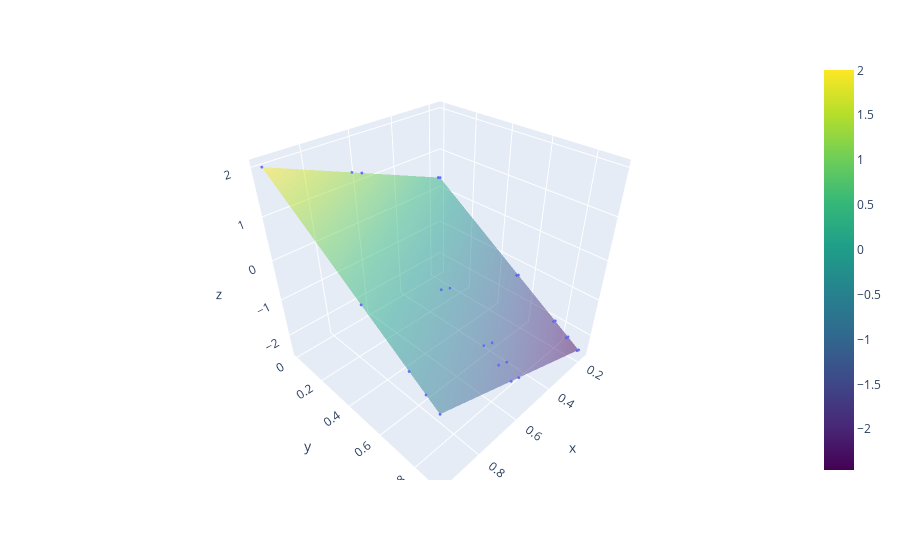

Notebook code for this chart:
### Code cell
# Create scatter plot
fig = px.scatter_3d(x=X1.flatten(), y=X2.flatten(), z=Y.flatten())
fig.update_traces(marker=dict(size=1))

# Create a meshgrid for the surface plot
X1_grid, X2_grid = np.meshgrid(np.linspace(X1.min(), X1.max(), 100), np.linspace(X2.min(), X2.max(), 100))

# Interpolate Y values for the meshgrid
Y_grid = griddata((X1.flatten(), X2.flatten()), Y.flatten(), (X1_grid, X2_grid), method='linear')

# Add surface plot for shading
fig.add_trace(go.Surface(x=X1_grid, y=X2_grid, z=Y_grid, opacity=0.5, colorscale='Viridis'))

fig.show()

### Figure 1 — Plotly figure (JSON) as saved in the notebook; plotly's stock layout.template omitted (floating-point values rounded to 4 significant figures; data arrays with more than 128 entries replaced by an {"elided": "..."} marker saying what was removed)
{"data": [{"hovertemplate": "x=%{x}<br>y=%{y}<br>z=%{z}<extra></extra>", "legendgroup": "", "marker": {"color": "#636efa", "size": 1, "symbol": "circle"}, "mode": "markers", "name": "", "scene": "scene", "showlegend": false, "type": "scatter3d", "x": [0.1737, 0.577, 0.9569, 0.1628, 0.6213, 0.1737, 0.577, 0.9569, 0.1628, 0.6213, 0.1737, 0.577, 0.9569, 0.1628, 0.6213, 0.1737, 0.577, 0.9569, 0.1628, 0.6213, 0.1737, 0.577, 0.9569, 0.1628, 0.6213], "y": [0.8384, 0.8384, 0.8384, 0.8384, 0.8384, 0.76, 0.76, 0.76, 0.76, 0.76, 0.001923, 0.001923, 0.001923, 0.001923, 0.001923, 0.9018, 0.9018, 0.9018, 0.9018, 0.9018, 0.5284, 0.5284, 0.5284, 0.5284, 0.5284], "z": [-2.234, -1.387, -0.5896, -2.257, -1.295, -1.991, -1.144, -0.3463, -2.014, -1.051, 0.3587, 1.206, 2.004, 0.3359, 1.299, -2.431, -1.584, -0.786, -2.454, -1.491, -1.273, -0.4262, 0.3716, -1.296, -0.3332]}, {"colorscale": [[0, "#440154"], [0.1111, "#482878"], [0.2222, "#3e4989"], [0.3333, "#31688e"], [0.4444, "#26828e"], [0.5556, "#1f9e89"], [0.6667, "#35b779"], [0.7778, "#6ece58"], [0.8889, "#b5de2b"], [1, "#fde725"]], "opacity": 0.5, "type": "surface", "x": {"elided": "100x100 float values"}, "y": {"elided": "100x100 float values"}, "z": {"elided": "100x100 float values"}}], "layout": {"legend": {"tracegroupgap": 0}, "margin": {"t": 60}, "scene": {"domain": {"x": [0, 1], "y": [0, 1]}, "xaxis": {"title": {"text": "x"}}, "yaxis": {"title": {"text": "y"}}, "zaxis": {"title": {"text": "z"}}}}}
